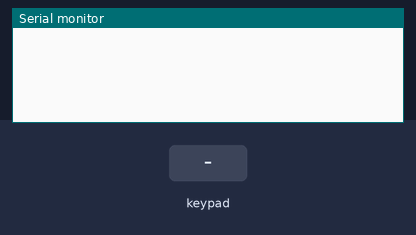
Recording of a sketch running on a simulated ESP8266 (NodeMCU). On the bench: the last lines printed to the serial monitor. The inputs (shaded band) are chosen by the test bench.

Above: at 1.2 s.
1.3 s: key 'A' pressed
At 1.8 s:
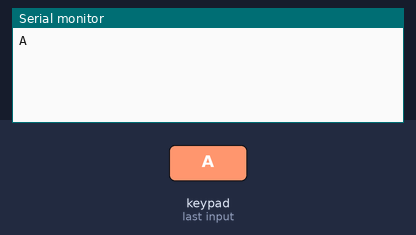
2.8 s: key 'B' pressed
At 4.0 s:
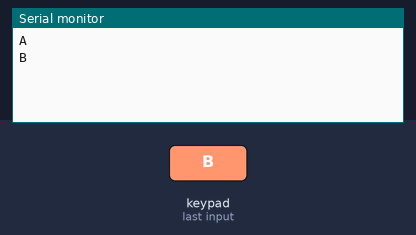
4.3 s: key 'C' pressed
At 5.4 s:
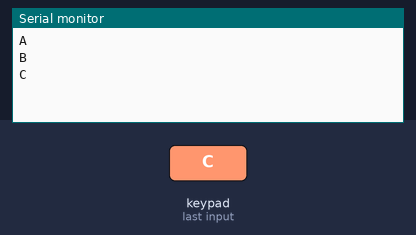
5.8 s: key 'D' pressed
At 6.4 s:
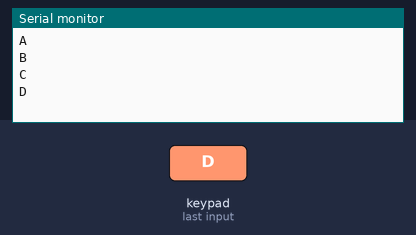
7.3 s: key 'E' pressed
At 8.5 s:
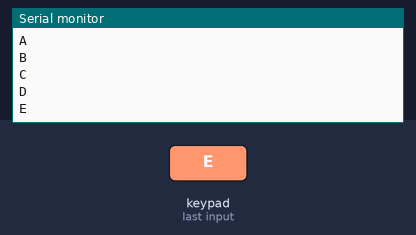
8.8 s: key 'F' pressed
At 10.0 s:
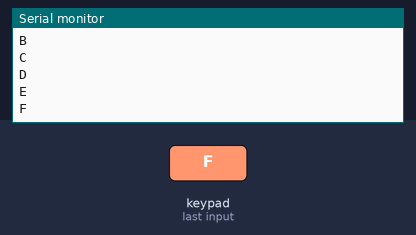

The sketch:

Keypad.ino
```cpp
#include <Keypad.h>

const byte ROWS = 4; //four rows
const byte COLS = 4; //three columns
char keys[ROWS][COLS] = {
  {'A','B','C','D'},
  {'E','F','G','H'},
  {'I','J','K','L'},
  {'M','N','O','P'}
};
byte rowPins[ROWS] = {D1, D2, D3, D4}; //connect to the row pinouts of the keypad
byte colPins[COLS] = {D8, D7, D6, D5}; //connect to the column pinouts of the keypad

Keypad keypad = Keypad( makeKeymap(keys), rowPins, colPins, ROWS, COLS );

void setup(){
  Serial.begin(115200);
}

void loop(){
  char key = keypad.getKey();


  if (key != NO_KEY){
    Serial.println(key);
  }
}
```

Measured:
- after the input at 1.3 s, the serial monitor: prints a new line at once (image 1)
- after the input at 2.8 s, the serial monitor: prints a new line at once (image 2)
- after the input at 4.3 s, the serial monitor: prints a new line at once (image 3)
- after the input at 5.8 s, the serial monitor: prints a new line at once (image 4)
- after the input at 7.3 s, the serial monitor: prints a new line at once (image 5)
- after the input at 8.8 s, the serial monitor: prints a new line at once (image 6)
